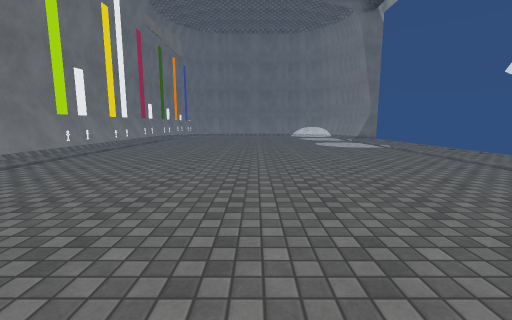
View 1 (above)

14 first-person views from a walk through a Unity game level. The camera is 1.3 m above the floor, tilts 8° down and sees 90° across. The floor is counted in squares, 1 m on a side. Each view is taken from the middle of a square. On the plan, view 1 faces up. The plan holds only what a view shows up to about 13 squares ahead; the rest is blank. The place goes on beyond the plan. The player character is not drawn. Surface patterns are stand-ins for the level's own textures.

View 2
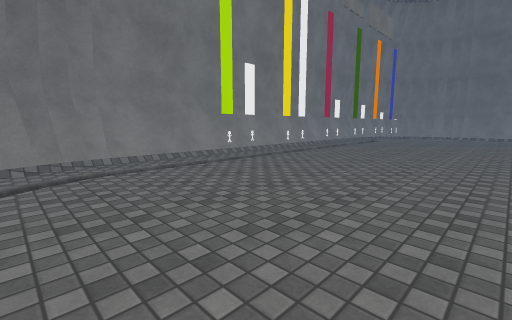

View 3
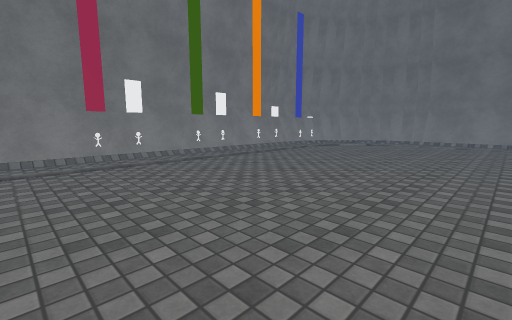

View 4
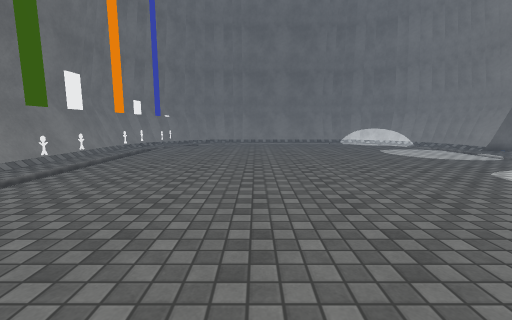

View 5
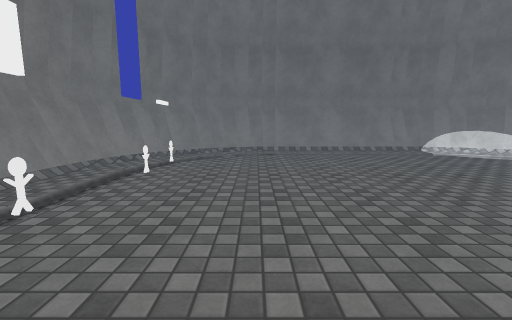

View 6
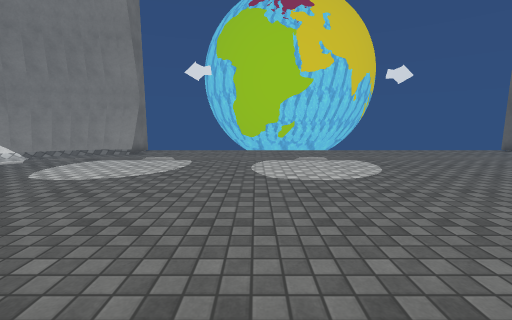

View 7
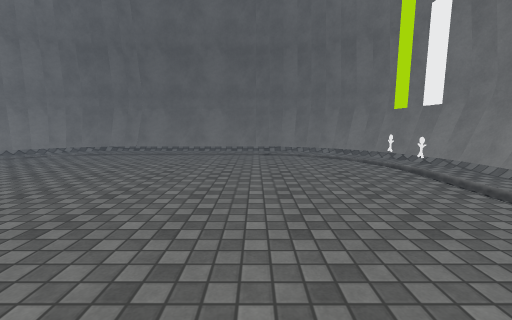

View 8
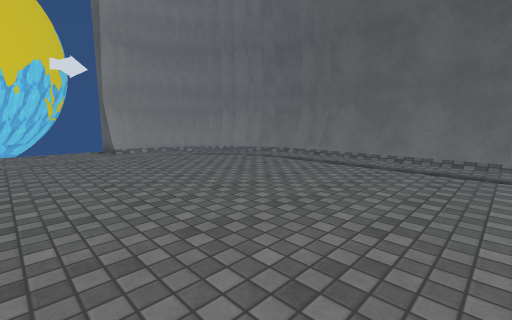

View 9
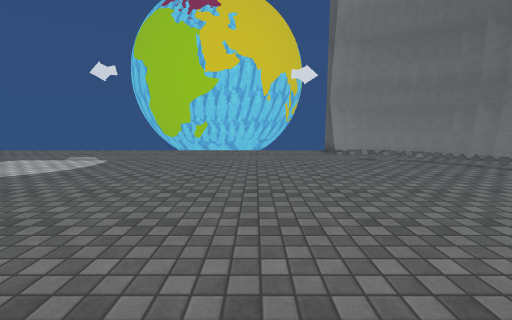

View 10
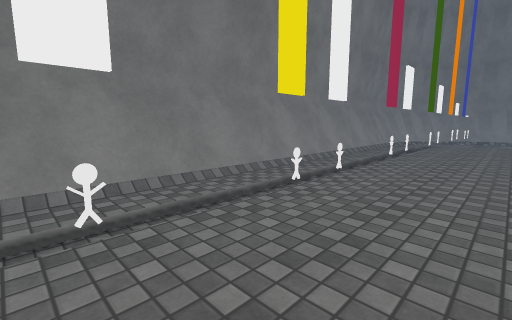

View 11
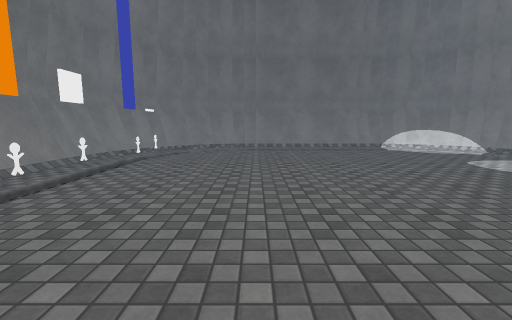

View 12
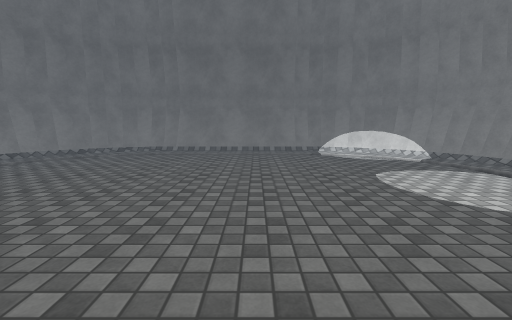

View 13
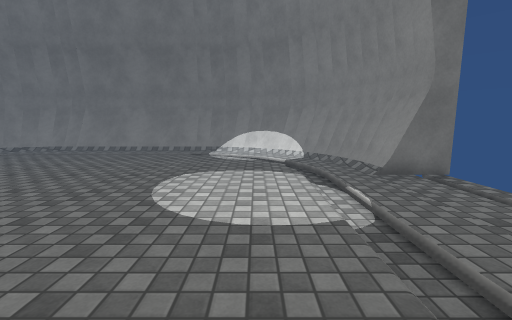

View 14
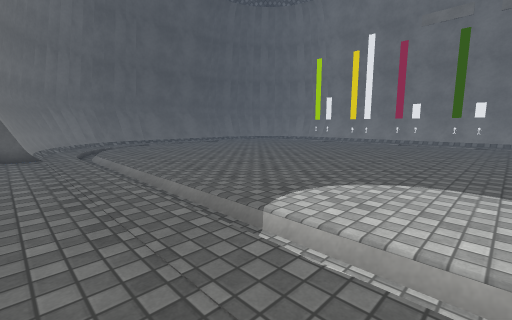

### Floor plan
Key: @ floor where view 1 was taken; # wall or solid block; . floor; / step, stairs or slope; = window, fence, low wall or low ledge; O other object.
Columns run from 10 left of view 1 to 11 right of it. Each row starts with its distance up from view 1.
 30    ###############
 29   ###/........./###
 28  ##///////////////##
 27  #=///.........///=#
 26 ##./............./.##
 25 #=//.............//=#
 24 #=//.............//=##
 23 #//..............././
 22 #//..............././
 21 #//..O...........././
 20 #//..O...........././
 19 #//..............././
 18 #//..O...........././
 17 #//..O...........././
 16 #//..O...........././
 15 #//..O...........././
 14 #//..............././
 13 #//..O...........././
 12 #//..O...........././
 11 #//..O...........././
 10 #//..O...........././
  9 #//..............././
  8 #//..O...........././
  7 #//..O...........././
  6 #//..............././
  5 #=//.............//=##
  4 #=//.............//=#
  3 ##./............./.##
  2  #=///.........///=#
  1  ##///////////////##
  0   ###/....@..../###
 -1    ###############

Positions as (right, up) in squares from view 1, and headings:
1: (0, 0), facing up
2: (0, 3), facing up-left
3: (1, 11), facing up-left
4: (-2, 11), facing up
5: (-4, 17), facing up
6: (-2, 18), facing right
7: (-3, 12), facing down
8: (-3, 9), facing down-right
9: (-2, 9), facing right
10: (-4, 8), facing up-left
11: (-3, 15), facing up
12: (1, 17), facing up
13: (6, 17), facing up
14: (10, 17), facing down-left
